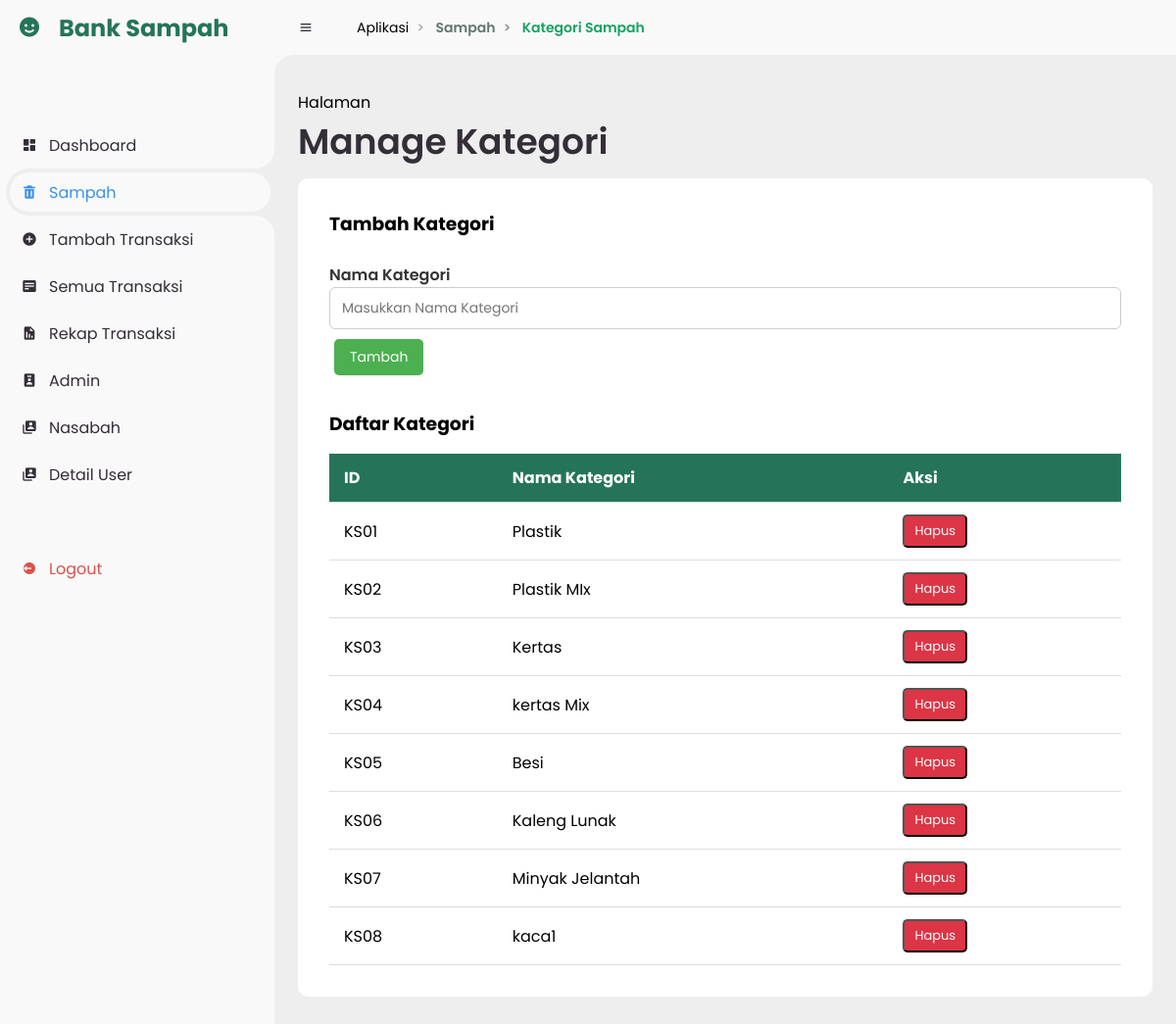
/index.php?page=manage_kategori (signed in), run on the app's committed database.
### tables this page shows
CREATE TABLE `kategori_sampah` (
  `id` varchar(200) NOT NULL,
  `name` varchar(100) NOT NULL,
  `created_at` bigint(20) NOT NULL
);

### fungsi.php (called while the page is built, shortened)
<?php
$koneksi = mysqli_connect("localhost", "root", "p@ssKeiCrypto", "banksampah2");
function query($query)
{
    global $koneksi;
    $result = mysqli_query($koneksi, $query);
    $rows = [];
    while ($row = mysqli_fetch_assoc($result)) {
        $rows[] = $row;
    }
    return $rows;
}

### views/sampah/manage_kategori.php (the view, shortened to what this page needs)
<?php
include_once __DIR__ . '/../layouts/sidebar.php';
include_once __DIR__ . '/../../fungsi.php';
$categories = query("SELECT * FROM kategori_sampah ORDER BY id ASC");
?>
<!DOCTYPE html>
<html lang="en">
<head>
    <link href='https://unpkg.com/boxicons@2.0.9/css/boxicons.min.css' rel='stylesheet'>
    <link rel="stylesheet" href="../../assets/css/style.css">
</head>
<body>
    <section id="content">
        <nav>
            <i class='bx bx-menu'></i>
            <?php include_once __DIR__ . '/../layouts/breadcrumb.php'; ?>
        </nav>
        <main>
            <div class="head-title">
                <div class="left">
                    <span>Halaman</span>
                    <h1>Manage Kategori</h1>
                </div>
            </div>
            <div id="wrapper">
                <div class="main--content">
                    <div class="card--container">
                        <h3 class="main--title">Tambah Kategori</h3><br>
                        <form method="POST" action="">
                            <div class="container">
                                <label for="name">Nama Kategori</label>
                                <input type="text" placeholder="Masukkan Nama Kategori" name="name" required><br>
                                <button type="submit" name="add_category" class="inputbtn">Tambah</button>
                            </div>
                        </form>
                        <br>
                        <h3 class="main--title">Daftar Kategori</h3>
                        <div class="table-container">
                            <table>
                                <thead>
                                    <tr>
                                        <th>ID</th>
                                        <th>Nama Kategori</th>
                                        <th>Aksi</th>
                                    </tr>
                                </thead>
                                <tbody>
                                    <?php foreach ($categories as $category): ?>
                                        <tr>
                                            <td><?= $category["id"]; ?></td>
                                            <td><?= $category["name"]; ?></td>
                                            <td>
                                                <form method="POST" action="" style="display:inline;">
                                                    <button type="submit" name="delete_category" class="inputbtn7">Hapus</button>
                                                </form>
                                            </td>
                                        </tr>
                                    <?php endforeach; ?>
                                </tbody>
                            </table>
                        </div>
                    </div>
                </div>
            </div>
        </main>
    </section>
</body>
</html>

### assets/css/style.css (style rules this page uses)
* { margin: 0; padding: 0; box-sizing: border-box; }
:root { --poppins: 'Poppins', sans-serif; --lato: 'Lato', sans-serif; --light: #F9F9F9; --blue: #3C91E6; --light-blue: #CFE8FF; --grey: #eee; --dark-grey: #AAAAAA; --dark: #342E37; --red: #DB504A; --yellow: #FFCE26; --light-yellow: #FFF2C6; --orange: #FD7238; --light-orange: #FFE0D3; }
html { overflow-x: hidden; }
body { background: var(--grey); overflow-x: hidden; }
#content { position: relative; width: calc(100% - 280px); left: 280px; transition: .3s ease; }
#content nav { height: 56px; background: var(--light); padding: 0 24px; display: flex; align-items: center; grid-gap: 24px; font-family: var(--lato); position: sticky; top: 0; left: 0; z-index: 1000; }
#content nav::before { content: ''; position: absolute; width: 40px; height: 40px; bottom: -40px; left: 0; border-radius: 50%; box-shadow: -20px -20px 0 var(--light); }
#content nav .bx.bx-menu { cursor: pointer; color: var(--dark); }
#content main { width: 100%; padding: 36px 24px; font-family: var(--poppins); max-height: calc(100vh - 56px); overflow-y: auto; }
#content main .head-title { display: flex; align-items: center; justify-content: space-between; grid-gap: 16px; flex-wrap: wrap; }
#content main .head-title .left h1 { font-size: 36px; font-weight: 600; margin-bottom: 10px; color: var(--dark); }
.card--container { background: #fff; padding: 2rem; border-radius: 10px; margin-bottom: 1rem; }
.table-container { width: 100%; margin-top: 1rem; }
table { width: 100%; border-collapse: collapse; background: #ffffff; }
thead { background-color: #25745A; color: white; }
th, td { text-align: left; padding: 12px 15px; border-bottom: 1px solid #dddddd; }
.inputbtn { padding: 8px 16px; background-color: #4CAF50; border: none; color: white; margin: 10px 5px; border-radius: 5px; font-size: 14px; cursor: pointer; transition: background-color 0.3s ease; }
.inputbtn6, .inputbtn7, .inputbtn8 { padding: 5px 10px; border-radius: 5px; color: white; font-size: 13px; text-decoration: none; }
.inputbtn7 { background-color: #dc3545; }
table { border-collapse: collapse; }

### views/layouts/sidebar.php (style rules this page uses)
* { font-family: 'Poppins', sans-serif; }

### views/sampah/manage_kategori.php (style rules this page uses)
label { font-weight: 600; font-size: 16px; color: #333; display: block; margin-bottom: 0; }
input[type="text"] { width: 100%; padding: 10px 12px; margin: 0; border: 1px solid #ccc; border-radius: 6px; font-size: 14px; transition: border-color 0.3s; }

### data on the page
kategori_sampah: id "KS01", name "Plastik"
kategori_sampah: id "KS02", name "Plastik MIx"
kategori_sampah: id "KS03", name "Kertas"
kategori_sampah: id "KS04", name "kertas Mix"
kategori_sampah: id "KS05", name "Besi"
kategori_sampah: id "KS06", name "Kaleng Lunak"
kategori_sampah: id "KS07", name "Minyak Jelantah"
kategori_sampah: id "KS08", name "kaca1"

### other printed values
$item['label'] "Aplikasi"
$item['label'] "Sampah"
$item['label'] "Kategori Sampah"
